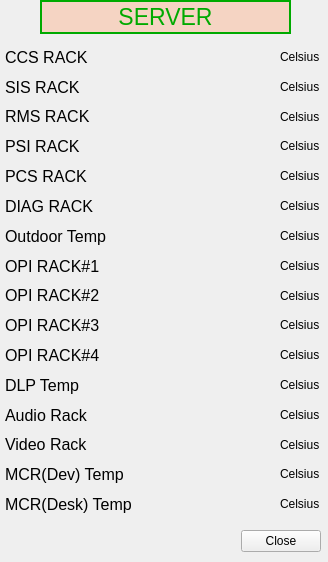
<ui version="4.0" >
 <class>Form</class>
 <widget class="QWidget" name="Form" >
  <property name="windowModality" >
   <enum>Qt::WindowModal</enum>
  </property>
  <property name="geometry" >
   <rect>
    <x>0</x>
    <y>0</y>
    <width>328</width>
    <height>562</height>
   </rect>
  </property>
  <property name="windowTitle" >
   <string>Form</string>
  </property>
  <widget class="QLabel" name="titleLabel" >
   <property name="geometry" >
    <rect>
     <x>40</x>
     <y>0</y>
     <width>251</width>
     <height>34</height>
    </rect>
   </property>
   <property name="palette" >
    <palette>
     <active>
      <colorrole role="WindowText" >
       <brush brushstyle="SolidPattern" >
        <color alpha="255" >
         <red>0</red>
         <green>170</green>
         <blue>0</blue>
        </color>
       </brush>
      </colorrole>
      <colorrole role="Base" >
       <brush brushstyle="SolidPattern" >
        <color alpha="255" >
         <red>255</red>
         <green>255</green>
         <blue>255</blue>
        </color>
       </brush>
      </colorrole>
      <colorrole role="Window" >
       <brush brushstyle="SolidPattern" >
        <color alpha="100" >
         <red>255</red>
         <green>170</green>
         <blue>127</blue>
        </color>
       </brush>
      </colorrole>
      <colorrole role="Shadow" >
       <brush brushstyle="SolidPattern" >
        <color alpha="255" >
         <red>0</red>
         <green>170</green>
         <blue>0</blue>
        </color>
       </brush>
      </colorrole>
     </active>
     <inactive>
      <colorrole role="WindowText" >
       <brush brushstyle="SolidPattern" >
        <color alpha="255" >
         <red>0</red>
         <green>170</green>
         <blue>0</blue>
        </color>
       </brush>
      </colorrole>
      <colorrole role="Base" >
       <brush brushstyle="SolidPattern" >
        <color alpha="255" >
         <red>255</red>
         <green>255</green>
         <blue>255</blue>
        </color>
       </brush>
      </colorrole>
      <colorrole role="Window" >
       <brush brushstyle="SolidPattern" >
        <color alpha="100" >
         <red>255</red>
         <green>170</green>
         <blue>127</blue>
        </color>
       </brush>
      </colorrole>
      <colorrole role="Shadow" >
       <brush brushstyle="SolidPattern" >
        <color alpha="255" >
         <red>0</red>
         <green>170</green>
         <blue>0</blue>
        </color>
       </brush>
      </colorrole>
     </inactive>
     <disabled>
      <colorrole role="WindowText" >
       <brush brushstyle="SolidPattern" >
        <color alpha="255" >
         <red>127</red>
         <green>125</green>
         <blue>123</blue>
        </color>
       </brush>
      </colorrole>
      <colorrole role="Base" >
       <brush brushstyle="SolidPattern" >
        <color alpha="100" >
         <red>255</red>
         <green>170</green>
         <blue>127</blue>
        </color>
       </brush>
      </colorrole>
      <colorrole role="Window" >
       <brush brushstyle="SolidPattern" >
        <color alpha="100" >
         <red>255</red>
         <green>170</green>
         <blue>127</blue>
        </color>
       </brush>
      </colorrole>
      <colorrole role="Shadow" >
       <brush brushstyle="SolidPattern" >
        <color alpha="255" >
         <red>0</red>
         <green>170</green>
         <blue>0</blue>
        </color>
       </brush>
      </colorrole>
     </disabled>
    </palette>
   </property>
   <property name="font" >
    <font>
     <pointsize>17</pointsize>
    </font>
   </property>
   <property name="autoFillBackground" >
    <bool>true</bool>
   </property>
   <property name="frameShape" >
    <enum>QFrame::WinPanel</enum>
   </property>
   <property name="text" >
    <string>SERVER</string>
   </property>
   <property name="alignment" >
    <set>Qt::AlignCenter</set>
   </property>
  </widget>
  <widget class="QLabel" name="label_52" >
   <property name="geometry" >
    <rect>
     <x>136</x>
     <y>521</y>
     <width>155</width>
     <height>24</height>
    </rect>
   </property>
   <property name="font" >
    <font>
     <pointsize>12</pointsize>
    </font>
   </property>
   <property name="text" >
    <string/>
   </property>
   <property name="alignment" >
    <set>Qt::AlignRight|Qt::AlignTrailing|Qt::AlignVCenter</set>
   </property>
  </widget>
  <widget class="QWidget" name="layoutWidget" >
   <property name="geometry" >
    <rect>
     <x>5</x>
     <y>45</y>
     <width>146</width>
     <height>471</height>
    </rect>
   </property>
   <layout class="QVBoxLayout" >
    <item>
     <widget class="QLabel" name="label_4" >
      <property name="font" >
       <font>
        <pointsize>12</pointsize>
       </font>
      </property>
      <property name="text" >
       <string>CCS RACK</string>
      </property>
     </widget>
    </item>
    <item>
     <widget class="QLabel" name="label_2" >
      <property name="font" >
       <font>
        <pointsize>12</pointsize>
       </font>
      </property>
      <property name="text" >
       <string>SIS RACK</string>
      </property>
     </widget>
    </item>
    <item>
     <widget class="QLabel" name="label_3" >
      <property name="font" >
       <font>
        <pointsize>12</pointsize>
       </font>
      </property>
      <property name="text" >
       <string>RMS RACK</string>
      </property>
     </widget>
    </item>
    <item>
     <widget class="QLabel" name="label_5" >
      <property name="font" >
       <font>
        <pointsize>12</pointsize>
       </font>
      </property>
      <property name="text" >
       <string>PSI RACK</string>
      </property>
     </widget>
    </item>
    <item>
     <widget class="QLabel" name="label_6" >
      <property name="font" >
       <font>
        <pointsize>12</pointsize>
       </font>
      </property>
      <property name="text" >
       <string>PCS RACK</string>
      </property>
     </widget>
    </item>
    <item>
     <widget class="QLabel" name="label_7" >
      <property name="font" >
       <font>
        <pointsize>12</pointsize>
       </font>
      </property>
      <property name="text" >
       <string>DIAG RACK</string>
      </property>
     </widget>
    </item>
    <item>
     <widget class="QLabel" name="label_8" >
      <property name="font" >
       <font>
        <pointsize>12</pointsize>
       </font>
      </property>
      <property name="text" >
       <string>Outdoor Temp</string>
      </property>
     </widget>
    </item>
    <item>
     <widget class="QLabel" name="label_10" >
      <property name="font" >
       <font>
        <pointsize>12</pointsize>
       </font>
      </property>
      <property name="text" >
       <string>OPI RACK#1</string>
      </property>
     </widget>
    </item>
    <item>
     <widget class="QLabel" name="label_11" >
      <property name="font" >
       <font>
        <pointsize>12</pointsize>
       </font>
      </property>
      <property name="text" >
       <string>OPI RACK#2</string>
      </property>
     </widget>
    </item>
    <item>
     <widget class="QLabel" name="label_12" >
      <property name="font" >
       <font>
        <pointsize>12</pointsize>
       </font>
      </property>
      <property name="text" >
       <string>OPI RACK#3</string>
      </property>
     </widget>
    </item>
    <item>
     <widget class="QLabel" name="label_13" >
      <property name="font" >
       <font>
        <pointsize>12</pointsize>
       </font>
      </property>
      <property name="text" >
       <string>OPI RACK#4</string>
      </property>
     </widget>
    </item>
    <item>
     <widget class="QLabel" name="label_14" >
      <property name="font" >
       <font>
        <pointsize>12</pointsize>
       </font>
      </property>
      <property name="text" >
       <string>DLP Temp</string>
      </property>
     </widget>
    </item>
    <item>
     <widget class="QLabel" name="label_15" >
      <property name="font" >
       <font>
        <pointsize>12</pointsize>
       </font>
      </property>
      <property name="text" >
       <string>Audio Rack</string>
      </property>
     </widget>
    </item>
    <item>
     <widget class="QLabel" name="label_16" >
      <property name="font" >
       <font>
        <pointsize>12</pointsize>
       </font>
      </property>
      <property name="text" >
       <string>Video Rack</string>
      </property>
     </widget>
    </item>
    <item>
     <widget class="QLabel" name="label_9" >
      <property name="font" >
       <font>
        <pointsize>12</pointsize>
       </font>
      </property>
      <property name="text" >
       <string>MCR(Dev) Temp</string>
      </property>
     </widget>
    </item>
    <item>
     <widget class="QLabel" name="label_17" >
      <property name="font" >
       <font>
        <pointsize>12</pointsize>
       </font>
      </property>
      <property name="text" >
       <string>MCR(Desk) Temp</string>
      </property>
     </widget>
    </item>
   </layout>
  </widget>
  <widget class="QWidget" name="layoutWidget" >
   <property name="geometry" >
    <rect>
     <x>170</x>
     <y>45</y>
     <width>111</width>
     <height>471</height>
    </rect>
   </property>
   <layout class="QVBoxLayout" >
    <item>
     <widget class="CADisplayer" name="CADisplayer" >
      <property name="font" >
       <font>
        <pointsize>12</pointsize>
       </font>
      </property>
      <property name="autoFillBackground" >
       <bool>false</bool>
      </property>
      <property name="nuformat" stdset="0" >
       <enum>CADisplayer::RealTwo</enum>
      </property>
      <property name="pvname" >
       <string>TMON_CCS_RACK</string>
      </property>
     </widget>
    </item>
    <item>
     <widget class="CADisplayer" name="CADisplayer_2" >
      <property name="font" >
       <font>
        <pointsize>12</pointsize>
       </font>
      </property>
      <property name="autoFillBackground" >
       <bool>false</bool>
      </property>
      <property name="nuformat" stdset="0" >
       <enum>CADisplayer::RealTwo</enum>
      </property>
      <property name="pvname" >
       <string>TMON_SIS_RACK</string>
      </property>
     </widget>
    </item>
    <item>
     <widget class="CADisplayer" name="CADisplayer_3" >
      <property name="font" >
       <font>
        <pointsize>12</pointsize>
       </font>
      </property>
      <property name="autoFillBackground" >
       <bool>false</bool>
      </property>
      <property name="nuformat" stdset="0" >
       <enum>CADisplayer::RealTwo</enum>
      </property>
      <property name="pvname" >
       <string>TMON_RMS_RACK</string>
      </property>
     </widget>
    </item>
    <item>
     <widget class="CADisplayer" name="CADisplayer_4" >
      <property name="font" >
       <font>
        <pointsize>12</pointsize>
       </font>
      </property>
      <property name="autoFillBackground" >
       <bool>false</bool>
      </property>
      <property name="nuformat" stdset="0" >
       <enum>CADisplayer::RealTwo</enum>
      </property>
      <property name="pvname" >
       <string>TMON_PSI_RACK</string>
      </property>
     </widget>
    </item>
    <item>
     <widget class="CADisplayer" name="CADisplayer_5" >
      <property name="font" >
       <font>
        <pointsize>12</pointsize>
       </font>
      </property>
      <property name="autoFillBackground" >
       <bool>false</bool>
      </property>
      <property name="nuformat" stdset="0" >
       <enum>CADisplayer::RealTwo</enum>
      </property>
      <property name="pvname" >
       <string>TMON_PCS_RACK</string>
      </property>
     </widget>
    </item>
    <item>
     <widget class="CADisplayer" name="CADisplayer_6" >
      <property name="font" >
       <font>
        <pointsize>12</pointsize>
       </font>
      </property>
      <property name="autoFillBackground" >
       <bool>false</bool>
      </property>
      <property name="nuformat" stdset="0" >
       <enum>CADisplayer::RealTwo</enum>
      </property>
      <property name="pvname" >
       <string>TMON_DIAG_RACK</string>
      </property>
     </widget>
    </item>
    <item>
     <widget class="CADisplayer" name="CADisplayer_7" >
      <property name="font" >
       <font>
        <pointsize>12</pointsize>
       </font>
      </property>
      <property name="autoFillBackground" >
       <bool>false</bool>
      </property>
      <property name="nuformat" stdset="0" >
       <enum>CADisplayer::RealTwo</enum>
      </property>
      <property name="pvname" >
       <string>TMON_EXT</string>
      </property>
     </widget>
    </item>
    <item>
     <widget class="CADisplayer" name="CADisplayer_8" >
      <property name="font" >
       <font>
        <pointsize>12</pointsize>
       </font>
      </property>
      <property name="autoFillBackground" >
       <bool>false</bool>
      </property>
      <property name="nuformat" stdset="0" >
       <enum>CADisplayer::RealTwo</enum>
      </property>
      <property name="pvname" >
       <string>TMON_OPI_RACK1</string>
      </property>
     </widget>
    </item>
    <item>
     <widget class="CADisplayer" name="CADisplayer_9" >
      <property name="font" >
       <font>
        <pointsize>12</pointsize>
       </font>
      </property>
      <property name="autoFillBackground" >
       <bool>false</bool>
      </property>
      <property name="nuformat" stdset="0" >
       <enum>CADisplayer::RealTwo</enum>
      </property>
      <property name="pvname" >
       <string>TMON_OPI_RACK2</string>
      </property>
     </widget>
    </item>
    <item>
     <widget class="CADisplayer" name="CADisplayer_10" >
      <property name="font" >
       <font>
        <pointsize>12</pointsize>
       </font>
      </property>
      <property name="autoFillBackground" >
       <bool>false</bool>
      </property>
      <property name="nuformat" stdset="0" >
       <enum>CADisplayer::RealTwo</enum>
      </property>
      <property name="pvname" >
       <string>TMON_OPI_RACK3</string>
      </property>
     </widget>
    </item>
    <item>
     <widget class="CADisplayer" name="CADisplayer_11" >
      <property name="font" >
       <font>
        <pointsize>12</pointsize>
       </font>
      </property>
      <property name="autoFillBackground" >
       <bool>false</bool>
      </property>
      <property name="nuformat" stdset="0" >
       <enum>CADisplayer::RealTwo</enum>
      </property>
      <property name="pvname" >
       <string>TMON_OPI_RACK4</string>
      </property>
     </widget>
    </item>
    <item>
     <widget class="CADisplayer" name="CADisplayer_12" >
      <property name="font" >
       <font>
        <pointsize>12</pointsize>
       </font>
      </property>
      <property name="autoFillBackground" >
       <bool>false</bool>
      </property>
      <property name="nuformat" stdset="0" >
       <enum>CADisplayer::RealTwo</enum>
      </property>
      <property name="pvname" >
       <string>TMON_DLP</string>
      </property>
     </widget>
    </item>
    <item>
     <widget class="CADisplayer" name="CADisplayer_13" >
      <property name="font" >
       <font>
        <pointsize>12</pointsize>
       </font>
      </property>
      <property name="autoFillBackground" >
       <bool>false</bool>
      </property>
      <property name="nuformat" stdset="0" >
       <enum>CADisplayer::RealTwo</enum>
      </property>
      <property name="pvname" >
       <string>TMON_AUDIO_RACK</string>
      </property>
     </widget>
    </item>
    <item>
     <widget class="CADisplayer" name="CADisplayer_14" >
      <property name="font" >
       <font>
        <pointsize>12</pointsize>
       </font>
      </property>
      <property name="autoFillBackground" >
       <bool>false</bool>
      </property>
      <property name="nuformat" stdset="0" >
       <enum>CADisplayer::RealTwo</enum>
      </property>
      <property name="pvname" >
       <string>TMON_VIDEO_RACK</string>
      </property>
     </widget>
    </item>
    <item>
     <widget class="CADisplayer" name="CADisplayer_15" >
      <property name="font" >
       <font>
        <pointsize>12</pointsize>
       </font>
      </property>
      <property name="autoFillBackground" >
       <bool>false</bool>
      </property>
      <property name="nuformat" stdset="0" >
       <enum>CADisplayer::RealTwo</enum>
      </property>
      <property name="pvname" >
       <string>TMON_MCR_DEV</string>
      </property>
     </widget>
    </item>
    <item>
     <widget class="CADisplayer" name="CADisplayer_16" >
      <property name="font" >
       <font>
        <pointsize>12</pointsize>
       </font>
      </property>
      <property name="autoFillBackground" >
       <bool>false</bool>
      </property>
      <property name="nuformat" stdset="0" >
       <enum>CADisplayer::RealTwo</enum>
      </property>
      <property name="pvname" >
       <string>TMON_MCS</string>
      </property>
     </widget>
    </item>
   </layout>
  </widget>
  <widget class="QWidget" name="layoutWidget" >
   <property name="geometry" >
    <rect>
     <x>280</x>
     <y>45</y>
     <width>43</width>
     <height>471</height>
    </rect>
   </property>
   <layout class="QVBoxLayout" >
    <item>
     <widget class="QLabel" name="label_18" >
      <property name="font" >
       <font>
        <pointsize>9</pointsize>
       </font>
      </property>
      <property name="text" >
       <string>Celsius</string>
      </property>
     </widget>
    </item>
    <item>
     <widget class="QLabel" name="label_19" >
      <property name="font" >
       <font>
        <pointsize>9</pointsize>
       </font>
      </property>
      <property name="text" >
       <string>Celsius</string>
      </property>
     </widget>
    </item>
    <item>
     <widget class="QLabel" name="label_20" >
      <property name="font" >
       <font>
        <pointsize>9</pointsize>
       </font>
      </property>
      <property name="text" >
       <string>Celsius</string>
      </property>
     </widget>
    </item>
    <item>
     <widget class="QLabel" name="label_21" >
      <property name="font" >
       <font>
        <pointsize>9</pointsize>
       </font>
      </property>
      <property name="text" >
       <string>Celsius</string>
      </property>
     </widget>
    </item>
    <item>
     <widget class="QLabel" name="label_22" >
      <property name="font" >
       <font>
        <pointsize>9</pointsize>
       </font>
      </property>
      <property name="text" >
       <string>Celsius</string>
      </property>
     </widget>
    </item>
    <item>
     <widget class="QLabel" name="label_23" >
      <property name="font" >
       <font>
        <pointsize>9</pointsize>
       </font>
      </property>
      <property name="text" >
       <string>Celsius</string>
      </property>
     </widget>
    </item>
    <item>
     <widget class="QLabel" name="label_24" >
      <property name="font" >
       <font>
        <pointsize>9</pointsize>
       </font>
      </property>
      <property name="text" >
       <string>Celsius</string>
      </property>
     </widget>
    </item>
    <item>
     <widget class="QLabel" name="label_25" >
      <property name="font" >
       <font>
        <pointsize>9</pointsize>
       </font>
      </property>
      <property name="text" >
       <string>Celsius</string>
      </property>
     </widget>
    </item>
    <item>
     <widget class="QLabel" name="label_26" >
      <property name="font" >
       <font>
        <pointsize>9</pointsize>
       </font>
      </property>
      <property name="text" >
       <string>Celsius</string>
      </property>
     </widget>
    </item>
    <item>
     <widget class="QLabel" name="label_27" >
      <property name="font" >
       <font>
        <pointsize>9</pointsize>
       </font>
      </property>
      <property name="text" >
       <string>Celsius</string>
      </property>
     </widget>
    </item>
    <item>
     <widget class="QLabel" name="label_28" >
      <property name="font" >
       <font>
        <pointsize>9</pointsize>
       </font>
      </property>
      <property name="text" >
       <string>Celsius</string>
      </property>
     </widget>
    </item>
    <item>
     <widget class="QLabel" name="label_29" >
      <property name="font" >
       <font>
        <pointsize>9</pointsize>
       </font>
      </property>
      <property name="text" >
       <string>Celsius</string>
      </property>
     </widget>
    </item>
    <item>
     <widget class="QLabel" name="label_30" >
      <property name="font" >
       <font>
        <pointsize>9</pointsize>
       </font>
      </property>
      <property name="text" >
       <string>Celsius</string>
      </property>
     </widget>
    </item>
    <item>
     <widget class="QLabel" name="label_31" >
      <property name="font" >
       <font>
        <pointsize>9</pointsize>
       </font>
      </property>
      <property name="text" >
       <string>Celsius</string>
      </property>
     </widget>
    </item>
    <item>
     <widget class="QLabel" name="label_32" >
      <property name="font" >
       <font>
        <pointsize>9</pointsize>
       </font>
      </property>
      <property name="text" >
       <string>Celsius</string>
      </property>
     </widget>
    </item>
    <item>
     <widget class="QLabel" name="label_33" >
      <property name="font" >
       <font>
        <pointsize>9</pointsize>
       </font>
      </property>
      <property name="text" >
       <string>Celsius</string>
      </property>
     </widget>
    </item>
   </layout>
  </widget>
  <widget class="QDialogButtonBox" name="buttonBox" >
   <property name="geometry" >
    <rect>
     <x>155</x>
     <y>525</y>
     <width>166</width>
     <height>32</height>
    </rect>
   </property>
   <property name="standardButtons" >
    <set>QDialogButtonBox::Close</set>
   </property>
  </widget>
 </widget>
 <customwidgets>
  <customwidget>
   <class>CADisplayer</class>
   <extends>QWidget</extends>
   <header>caDisplayer.h</header>
  </customwidget>
 </customwidgets>
 <resources/>
 <connections>
  <connection>
   <sender>buttonBox</sender>
   <signal>clicked(QAbstractButton*)</signal>
   <receiver>Form</receiver>
   <slot>close()</slot>
   <hints>
    <hint type="sourcelabel" >
     <x>226</x>
     <y>538</y>
    </hint>
    <hint type="destinationlabel" >
     <x>119</x>
     <y>535</y>
    </hint>
   </hints>
  </connection>
 </connections>
 <designerdata>
  <property name="gridDeltaX" >
   <number>5</number>
  </property>
  <property name="gridDeltaY" >
   <number>5</number>
  </property>
  <property name="gridSnapX" >
   <bool>true</bool>
  </property>
  <property name="gridSnapY" >
   <bool>true</bool>
  </property>
  <property name="gridVisible" >
   <bool>true</bool>
  </property>
 </designerdata>
</ui>
